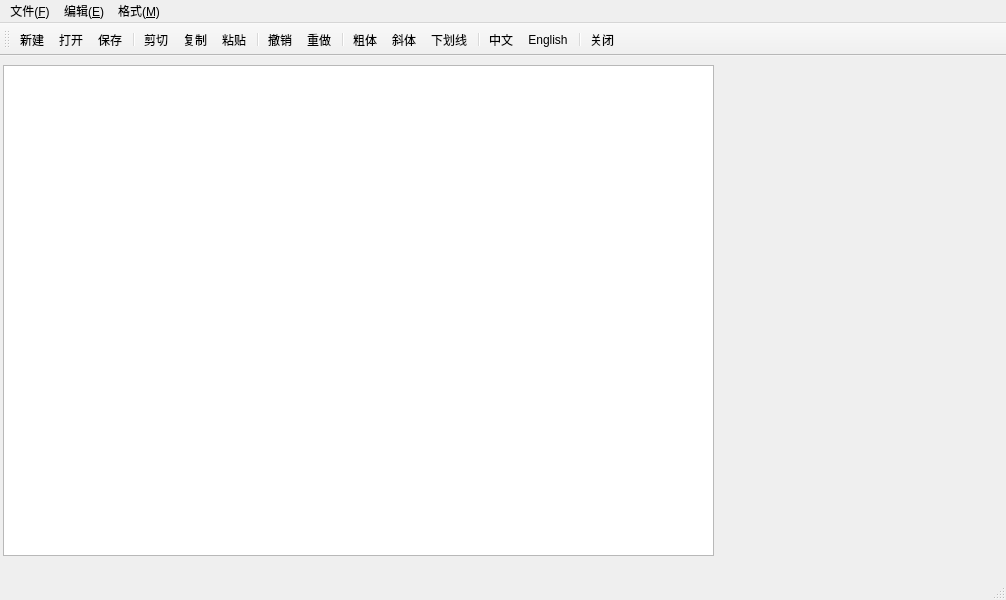
<?xml version="1.0" encoding="UTF-8"?>
<ui version="4.0">
 <class>MainWindow</class>
 <widget class="QMainWindow" name="MainWindow">
  <property name="geometry">
   <rect>
    <x>0</x>
    <y>0</y>
    <width>1006</width>
    <height>600</height>
   </rect>
  </property>
  <property name="contextMenuPolicy">
   <enum>Qt::ActionsContextMenu</enum>
  </property>
  <property name="windowTitle">
   <string>简易文字编辑器</string>
  </property>
  <widget class="QWidget" name="centralwidget">
   <widget class="QTextEdit" name="textEdit">
    <property name="geometry">
     <rect>
      <x>3</x>
      <y>9</y>
      <width>711</width>
      <height>491</height>
     </rect>
    </property>
    <property name="mouseTracking">
     <bool>true</bool>
    </property>
    <property name="contextMenuPolicy">
     <enum>Qt::DefaultContextMenu</enum>
    </property>
   </widget>
  </widget>
  <widget class="QMenuBar" name="menubar">
   <property name="geometry">
    <rect>
     <x>0</x>
     <y>0</y>
     <width>1006</width>
     <height>21</height>
    </rect>
   </property>
   <widget class="QMenu" name="menu_F">
    <property name="title">
     <string>文件(&amp;F)</string>
    </property>
    <addaction name="separator"/>
    <addaction name="actFile_New"/>
    <addaction name="separator"/>
    <addaction name="actFile_Open"/>
    <addaction name="separator"/>
    <addaction name="actFile_Save"/>
   </widget>
   <widget class="QMenu" name="menu_E">
    <property name="title">
     <string>编辑(&amp;E)</string>
    </property>
    <addaction name="actEdit_Cut"/>
    <addaction name="separator"/>
    <addaction name="actEdit_Copy"/>
    <addaction name="separator"/>
    <addaction name="actEdit_Paste"/>
    <addaction name="separator"/>
    <addaction name="actEdit_Clear"/>
    <addaction name="separator"/>
    <addaction name="actEdit_Undo"/>
    <addaction name="separator"/>
    <addaction name="actEdit_Redo"/>
    <addaction name="separator"/>
    <addaction name="actEdit_SelectAll"/>
    <addaction name="separator"/>
    <addaction name="actSys_ToggleText"/>
   </widget>
   <widget class="QMenu" name="menu_M">
    <property name="title">
     <string>格式(&amp;M)</string>
    </property>
    <addaction name="actLang_CN"/>
    <addaction name="separator"/>
    <addaction name="actLang_EN"/>
    <addaction name="separator"/>
    <addaction name="actFont_Bold"/>
    <addaction name="separator"/>
    <addaction name="actFont_Italic"/>
    <addaction name="separator"/>
    <addaction name="actFont_UnderLine"/>
   </widget>
   <addaction name="menu_F"/>
   <addaction name="menu_E"/>
   <addaction name="menu_M"/>
  </widget>
  <widget class="QStatusBar" name="statusbar"/>
  <widget class="QToolBar" name="toolBar">
   <property name="windowTitle">
    <string>toolBar</string>
   </property>
   <property name="toolButtonStyle">
    <enum>Qt::ToolButtonTextUnderIcon</enum>
   </property>
   <attribute name="toolBarArea">
    <enum>TopToolBarArea</enum>
   </attribute>
   <attribute name="toolBarBreak">
    <bool>false</bool>
   </attribute>
   <addaction name="actFile_New"/>
   <addaction name="actFile_Open"/>
   <addaction name="actFile_Save"/>
   <addaction name="separator"/>
   <addaction name="actEdit_Cut"/>
   <addaction name="actEdit_Copy"/>
   <addaction name="actEdit_Paste"/>
   <addaction name="separator"/>
   <addaction name="actEdit_Undo"/>
   <addaction name="actEdit_Redo"/>
   <addaction name="separator"/>
   <addaction name="actFont_Bold"/>
   <addaction name="actFont_Italic"/>
   <addaction name="actFont_UnderLine"/>
   <addaction name="separator"/>
   <addaction name="actLang_CN"/>
   <addaction name="actLang_EN"/>
   <addaction name="separator"/>
   <addaction name="actClose"/>
  </widget>
  <action name="actEdit_Cut">
   <property name="icon">
    <iconset theme="appointment-new" resource="images.qrc">
     <normaloff>:/prefix/images/200.bmp</normaloff>:/prefix/images/200.bmp</iconset>
   </property>
   <property name="text">
    <string>剪切</string>
   </property>
   <property name="toolTip">
    <string>剪切到粘贴板</string>
   </property>
   <property name="shortcut">
    <string>Ctrl+X</string>
   </property>
  </action>
  <action name="actEdit_Copy">
   <property name="icon">
    <iconset resource="images.qrc">
     <normaloff>:/prefix/images/202.bmp</normaloff>:/prefix/images/202.bmp</iconset>
   </property>
   <property name="text">
    <string>复制</string>
   </property>
   <property name="toolTip">
    <string>复制到粘贴板</string>
   </property>
   <property name="shortcut">
    <string>Ctrl+C</string>
   </property>
  </action>
  <action name="actEdit_Paste">
   <property name="icon">
    <iconset resource="images.qrc">
     <normaloff>:/prefix/images/204.bmp</normaloff>:/prefix/images/204.bmp</iconset>
   </property>
   <property name="text">
    <string>粘贴</string>
   </property>
   <property name="toolTip">
    <string>从粘贴板粘贴</string>
   </property>
   <property name="shortcut">
    <string>Ctrl+V</string>
   </property>
  </action>
  <action name="actFont_Bold">
   <property name="checkable">
    <bool>true</bool>
   </property>
   <property name="icon">
    <iconset resource="images.qrc">
     <normaloff>:/prefix/images/500.bmp</normaloff>:/prefix/images/500.bmp</iconset>
   </property>
   <property name="text">
    <string>粗体</string>
   </property>
   <property name="toolTip">
    <string>粗体</string>
   </property>
  </action>
  <action name="actFont_Italic">
   <property name="checkable">
    <bool>true</bool>
   </property>
   <property name="icon">
    <iconset resource="images.qrc">
     <normaloff>:/prefix/images/502.bmp</normaloff>:/prefix/images/502.bmp</iconset>
   </property>
   <property name="text">
    <string>斜体</string>
   </property>
   <property name="toolTip">
    <string>斜体</string>
   </property>
  </action>
  <action name="actFont_UnderLine">
   <property name="checkable">
    <bool>true</bool>
   </property>
   <property name="icon">
    <iconset resource="images.qrc">
     <normaloff>:/prefix/images/504.bmp</normaloff>:/prefix/images/504.bmp</iconset>
   </property>
   <property name="text">
    <string>下划线</string>
   </property>
   <property name="toolTip">
    <string>下划线</string>
   </property>
  </action>
  <action name="actClose">
   <property name="icon">
    <iconset resource="images.qrc">
     <normaloff>:/prefix/images/132.bmp</normaloff>:/prefix/images/132.bmp</iconset>
   </property>
   <property name="text">
    <string>关闭</string>
   </property>
   <property name="toolTip">
    <string>关闭本窗口</string>
   </property>
  </action>
  <action name="actSys_ToggleText">
   <property name="checkable">
    <bool>true</bool>
   </property>
   <property name="text">
    <string>显示按钮文字</string>
   </property>
   <property name="toolTip">
    <string>显示工具栏按钮文字</string>
   </property>
  </action>
  <action name="actEdit_Clear">
   <property name="icon">
    <iconset resource="images.qrc">
     <normaloff>:/prefix/images/212.bmp</normaloff>:/prefix/images/212.bmp</iconset>
   </property>
   <property name="text">
    <string>清空</string>
   </property>
   <property name="toolTip">
    <string>清空</string>
   </property>
  </action>
  <action name="actEdit_Undo">
   <property name="icon">
    <iconset resource="images.qrc">
     <normaloff>:/prefix/images/206.bmp</normaloff>:/prefix/images/206.bmp</iconset>
   </property>
   <property name="text">
    <string>撤销</string>
   </property>
   <property name="toolTip">
    <string>撤销上次编辑操作</string>
   </property>
   <property name="shortcut">
    <string>Ctrl+Z</string>
   </property>
  </action>
  <action name="actEdit_Redo">
   <property name="icon">
    <iconset resource="images.qrc">
     <normaloff>:/prefix/images/208.bmp</normaloff>:/prefix/images/208.bmp</iconset>
   </property>
   <property name="text">
    <string>重做</string>
   </property>
   <property name="toolTip">
    <string>重做上次操作</string>
   </property>
   <property name="shortcut">
    <string>Ctrl+Y</string>
   </property>
  </action>
  <action name="actEdit_SelectAll">
   <property name="text">
    <string>全选</string>
   </property>
   <property name="toolTip">
    <string>全选</string>
   </property>
  </action>
  <action name="actFile_New">
   <property name="icon">
    <iconset resource="images.qrc">
     <normaloff>:/prefix/images/100.bmp</normaloff>:/prefix/images/100.bmp</iconset>
   </property>
   <property name="text">
    <string>新建</string>
   </property>
   <property name="toolTip">
    <string>新建文件</string>
   </property>
   <property name="shortcut">
    <string>Ctrl+N</string>
   </property>
  </action>
  <action name="actFile_Open">
   <property name="icon">
    <iconset resource="images.qrc">
     <normaloff>:/prefix/images/122.bmp</normaloff>:/prefix/images/122.bmp</iconset>
   </property>
   <property name="text">
    <string>打开</string>
   </property>
   <property name="toolTip">
    <string>打开文件</string>
   </property>
   <property name="shortcut">
    <string>Ctrl+O</string>
   </property>
  </action>
  <action name="actFile_Save">
   <property name="icon">
    <iconset resource="images.qrc">
     <normaloff>:/prefix/images/104.bmp</normaloff>:/prefix/images/104.bmp</iconset>
   </property>
   <property name="text">
    <string>保存</string>
   </property>
   <property name="toolTip">
    <string>保存修改</string>
   </property>
   <property name="shortcut">
    <string>Ctrl+S</string>
   </property>
  </action>
  <action name="actLang_CN">
   <property name="checkable">
    <bool>true</bool>
   </property>
   <property name="icon">
    <iconset resource="images.qrc">
     <normaloff>:/prefix/images/CN.jpg</normaloff>:/prefix/images/CN.jpg</iconset>
   </property>
   <property name="text">
    <string>中文</string>
   </property>
   <property name="toolTip">
    <string>中文界面</string>
   </property>
  </action>
  <action name="actLang_EN">
   <property name="checkable">
    <bool>true</bool>
   </property>
   <property name="icon">
    <iconset resource="images.qrc">
     <normaloff>:/prefix/images/timg2.jpg</normaloff>:/prefix/images/timg2.jpg</iconset>
   </property>
   <property name="text">
    <string>English</string>
   </property>
   <property name="toolTip">
    <string>English Interface</string>
   </property>
  </action>
 </widget>
 <resources>
  <include location="images.qrc"/>
 </resources>
 <connections>
  <connection>
   <sender>actClose</sender>
   <signal>triggered()</signal>
   <receiver>MainWindow</receiver>
   <slot>close()</slot>
   <hints>
    <hint type="sourcelabel">
     <x>-1</x>
     <y>-1</y>
    </hint>
    <hint type="destinationlabel">
     <x>513</x>
     <y>299</y>
    </hint>
   </hints>
  </connection>
 </connections>
</ui>
